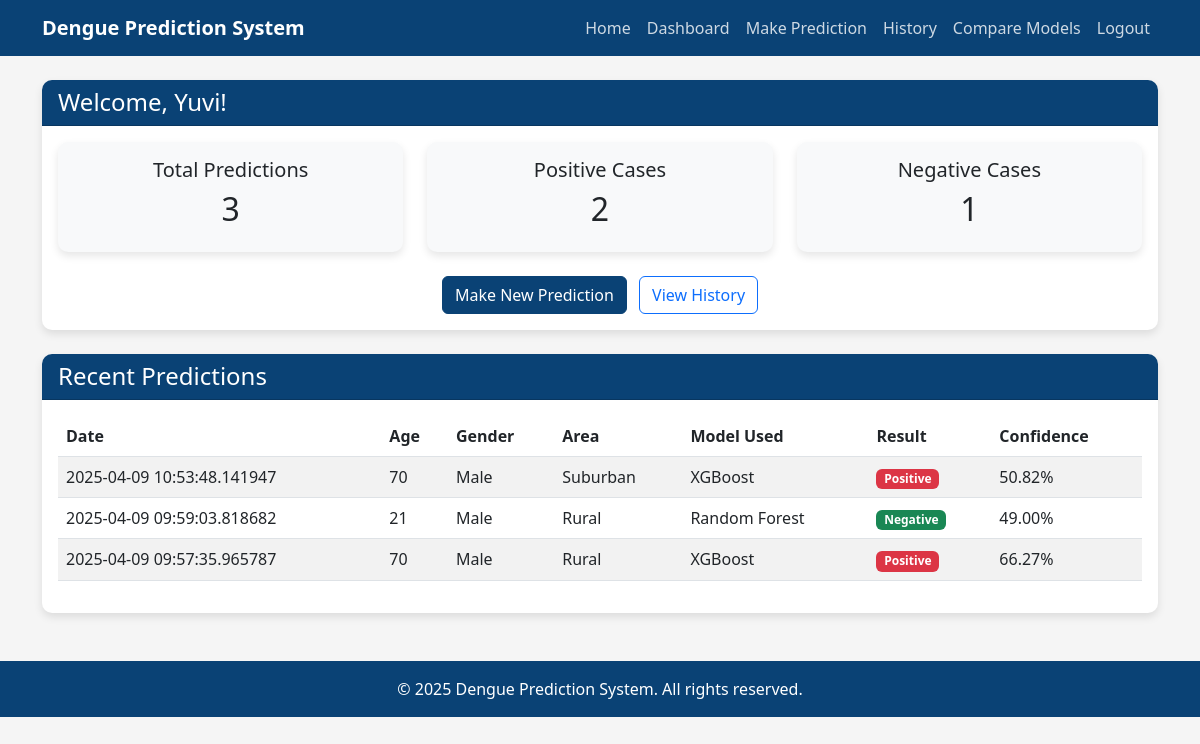
/dashboard (signed in), run on the app's committed database.
### tables this page shows
CREATE TABLE predictions (
        id INTEGER PRIMARY KEY AUTOINCREMENT,
        user_id INTEGER NOT NULL,
        gender TEXT NOT NULL,
        age INTEGER NOT NULL,
        nsi REAL NOT NULL,
        igg REAL NOT NULL,
        area TEXT NOT NULL,
        area_type TEXT NOT NULL,
        house_type TEXT NOT NULL,
        district TEXT NOT NULL,
        outcome INTEGER NOT NULL,
        model_used TEXT NOT NULL,
        confidence REAL NOT NULL,
        prediction_date TIMESTAMP NOT NULL,
        FOREIGN KEY (user_id) REFERENCES users (id)
    );

### app.py (the view)
@app.route('/dashboard')
def dashboard():
    if 'user_id' not in session:
        flash('Please login first')
        return redirect(url_for('login'))
    try:
        with get_db() as conn:
            predictions_count = conn.execute('SELECT COUNT(*) FROM predictions WHERE user_id = ?',
                                            (session['user_id'],)).fetchone()[0]
            positive_count = conn.execute('SELECT COUNT(*) FROM predictions WHERE user_id = ? AND outcome = 1',
                                        (session['user_id'],)).fetchone()[0]
            last_predictions_raw = conn.execute('SELECT * FROM predictions WHERE user_id = ? ORDER BY prediction_date DESC LIMIT 5',
                                            (session['user_id'],)).fetchall()
        last_predictions = []
        for prediction in last_predictions_raw:
            pred_dict = dict(prediction)
            pred_dict['confidence'] = extract_confidence(prediction)
            last_predictions.append(pred_dict)
        return render_template('dashboard.html',
                            predictions_count=predictions_count,
                            positive_count=positive_count,
                            last_predictions=last_predictions)
    except sqlite3.Error as e:
        flash(f'Database error: {e}')
        return redirect(url_for('home'))

### app.py (called while the page is built)
def get_db_connection():
    conn = sqlite3.connect('instance/dengue_prediction.db', timeout=30)
    conn.row_factory = sqlite3.Row
    conn.execute('PRAGMA journal_mode = WAL')  # Write-Ahead Logging for better concurrency
    conn.execute('PRAGMA busy_timeout = 5000')  # Set busy timeout to 5 seconds
    return conn

@contextmanager
def get_db():
    conn = get_db_connection()
    try:
        yield conn
    finally:
        conn.close()

def extract_confidence(prediction):
    confidence_value = prediction['confidence']
    if isinstance(confidence_value, (int, float)):
        return confidence_value
    if isinstance(confidence_value, bytes):
        try:
            return float(confidence_value.decode('utf-8'))
        except (UnicodeDecodeError, ValueError):
            try:
                if len(confidence_value) == 4:
                    return struct.unpack('f', confidence_value)[0]
                elif len(confidence_value) == 8:
                    return struct.unpack('d', confidence_value)[0]
            except struct.error:
                pass
    return 50.0

### templates/dashboard.html
{% extends 'base.html' %}
{% block content %}
<div class="row">
    <div class="col-md-12 mb-4">
        <div class="card">
            <div class="card-header">
                <h4 class="mb-0">Welcome, {{ session['username'] }}!</h4>
            </div>
            <div class="card-body">
                <div class="row">
                    <div class="col-md-4">
                        <div class="card bg-light">
                            <div class="card-body text-center">
                                <h5>Total Predictions</h5>
                                <h2>{{ predictions_count }}</h2>
                            </div>
                        </div>
                    </div>
                    <div class="col-md-4">
                        <div class="card bg-light">
                            <div class="card-body text-center">
                                <h5>Positive Cases</h5>
                                <h2>{{ positive_count }}</h2>
                            </div>
                        </div>
                    </div>
                    <div class="col-md-4">
                        <div class="card bg-light">
                            <div class="card-body text-center">
                                <h5>Negative Cases</h5>
                                <h2>{{ predictions_count - positive_count }}</h2>
                            </div>
                        </div>
                    </div>
                </div>
                <div class="text-center mt-4">
                    <a href="{{ url_for('predict') }}" class="btn btn-primary">Make New Prediction</a>
                    <a href="{{ url_for('history') }}" class="btn btn-outline-primary ms-2">View History</a>
                </div>
            </div>
        </div>
    </div>
    <div class="col-md-12">
        <div class="card">
            <div class="card-header">
                <h4 class="mb-0">Recent Predictions</h4>
            </div>
            <div class="card-body">
                {% if last_predictions %}
                <div class="table-responsive">
                    <table class="table table-striped">
                        <thead>
                            <tr>
                                <th>Date</th>
                                <th>Age</th>
                                <th>Gender</th>
                                <th>Area</th>
                                <th>Model Used</th>
                                <th>Result</th>
                                <th>Confidence</th>
                            </tr>
                        </thead>
                        <tbody>
                            {% for prediction in last_predictions %}
                            <tr>
                                <td>{{ prediction['prediction_date'] }}</td>
                                <td>{{ prediction['age'] }}</td>
                                <td>{{ prediction['gender'].capitalize() }}</td>
                                <td>{{ prediction['area'].capitalize() }}</td>
                                <td>{{ prediction['model_used'] }}</td>
                                <td>
                                    {% if prediction['outcome'] == 1 %}
                                    <span class="badge bg-danger">Positive</span>
                                    {% else %}
                                    <span class="badge bg-success">Negative</span>
                                    {% endif %}
                                </td>
                                <td>{{ "%.2f"|format(prediction['confidence']) }}%</td>
                            </tr>
                            {% endfor %}
                        </tbody>
                    </table>
                </div>
                {% else %}
                <p class="text-center">No predictions made yet. <a href="{{ url_for('predict') }}">Make your first prediction</a>.</p>
                {% endif %}
            </div>
        </div>
    </div>
</div>
{% endblock %}

### templates/base.html (style rules this page uses)
body { font-family: 'Segoe UI', Tahoma, Geneva, Verdana, sans-serif; background-color: #f5f5f5; }
.card { box-shadow: 0 4px 8px rgba(0, 0, 0, 0.1); border-radius: 10px; border: none; }
.card-header { background-color: #0a4275; color: white; border-radius: 10px 10px 0 0 !important; }
.btn-primary { background-color: #0a4275; border-color: #0a4275; }

### data on the page
predictions: prediction_date "2025-04-09 10:53:48.141947", age "70", gender "Male", area "Suburban", model_used "XGBoost", outcome "Positive", confidence "50.82"
predictions: prediction_date "2025-04-09 09:59:03.818682", age "21", gender "Male", area "Rural", model_used "Random Forest", outcome "Negative", confidence "49.00"
predictions: prediction_date "2025-04-09 09:57:35.965787", age "70", gender "Male", area "Rural", model_used "XGBoost", outcome "Positive", confidence "66.27"

### other printed values
{{ session['username'] }} "Yuvi"
{{ predictions_count }} "3"
{{ positive_count }} "2"
{{ predictions_count - positive_count }} "1"
